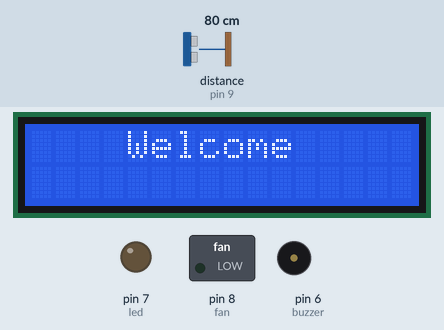
Bench run of a sketch on a simulated Arduino Uno, built with avr-gcc and run on an emulated ATmega328P. Parts: 16×2 character LCD, switched loads named in the sketch (green lamp = pin HIGH), output pins drawn as LEDs (lit = HIGH), buzzer (waves = sounding, pin HIGH). Wiring (inferred from the names in the program): ultrasonic range finder: trigger pin 10; echo pin 9. The test bench sets the inputs (shaded band); at power-on: distance to the obstacle (sensor on pin 9) 80 cm. The echo pulse lasts 58.3 µs per cm; pins used as bus, display or sensor lines are not drawn.

Above: at 0.1 s.
At 4.9 s:
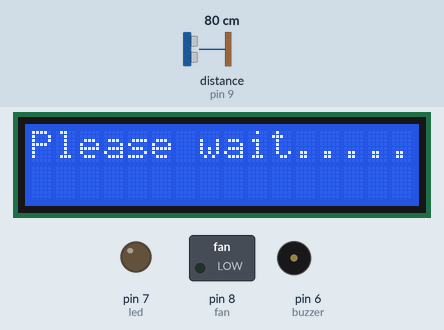
At 5.4 s:
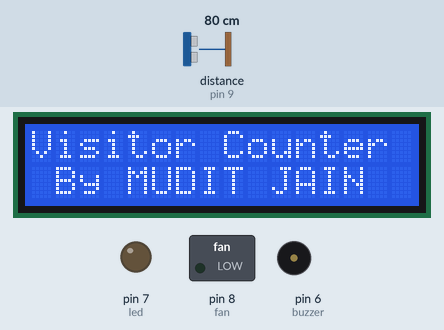
At 7.9 s:
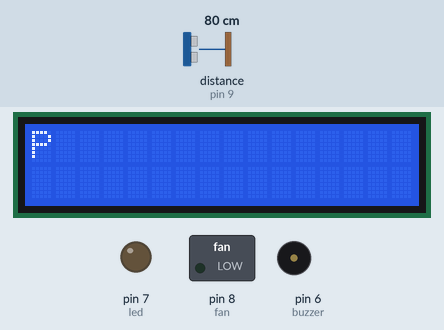
At 17.9 s:
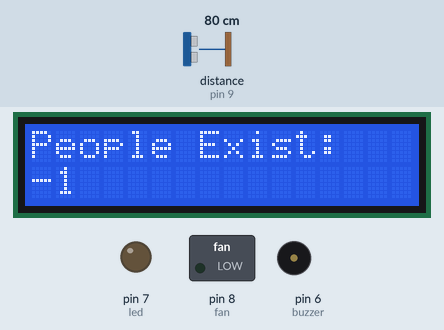
At 38.7 s:
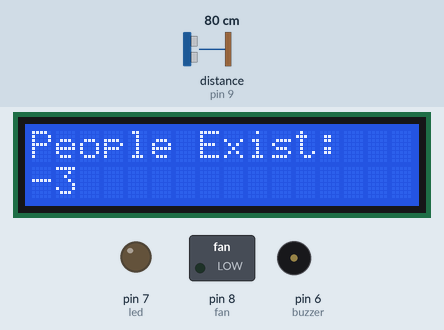

The sketch:

nal_visitor_counter_using_single_ultrasonic_sensor_with_lcd1.ino
```cpp
//Bi-Directional Visitor Counter Using Single Ultrasonic Sensor With LCD
int trig = 10;
int fan =8;
int echo = 9;
int led = 7;
int buzzer= 6;
int i=0;
#include <LiquidCrystal.h>
LiquidCrystal lcd(12, 11, 5, 4, 3, 2);

void setup()
{
   lcd.begin(16, 2);
  Serial.begin(9600);
  pinMode(trig,OUTPUT);
  pinMode(echo,INPUT);
  pinMode(led,7);
  pinMode(fan,8);
  pinMode(buzzer,OUTPUT);
  lcd.setCursor(4,0);
  lcd.print("Welcome");
  delay(2000);
  lcd.clear();
  lcd.setCursor(0,0);
  lcd.print("Please wait.");
  delay(200);
  lcd.setCursor(0,0);
  lcd.print("Please wait..");
  delay(200);
  lcd.setCursor(0,0);
  lcd.print("Please wait...");
  delay(200);
  lcd.setCursor(0,0);
  lcd.print("Please wait....");
  delay(200);
  lcd.setCursor(0,0);
  lcd.print("Please wait.....");
  delay(200);
  lcd.clear();
  lcd.setCursor(0,0);
  lcd.print("Please wait.");
  delay(200);
  lcd.setCursor(0,0);
  lcd.print("Please wait..");
  delay(200);
  lcd.setCursor(0,0);
  lcd.print("Please wait...");
  delay(200);
  lcd.setCursor(0,0);
  lcd.print("Please wait....");
  delay(200);
  lcd.setCursor(0,0);
  lcd.print("Please wait.....");
  delay(200);
  lcd.clear();
  lcd.setCursor(0,0);
  lcd.print("Please wait.");
  delay(200);
  lcd.setCursor(0,0);
  lcd.print("Please wait..");
  delay(200);
  lcd.setCursor(0,0);
  lcd.print("Please wait...");
  delay(200);
  lcd.setCursor(0,0);
  lcd.print("Please wait....");
  delay(200);
  lcd.setCursor(0,0);
  lcd.print("Please wait.....");
  delay(200);
  lcd.setCursor(0,0);
  lcd.print("Please wait.....");
  delay(200);
  lcd.clear();
  lcd.setCursor(0,0);
  lcd.print("Visitor Counter");
    lcd.setCursor(1,1);
  lcd.print("By MUDIT JAIN");
  delay(2500);
  lcd.clear();
}

void loop() {
  lcd.setCursor(0,0);
  lcd.print("P");
  digitalWrite(trig,LOW);
  delayMicroseconds(10);

  digitalWrite(trig,HIGH);
  delayMicroseconds(15);


  digitalWrite(trig,LOW);


  int a = pulseIn(echo,HIGH);


 int distance = a*0.034/2;


  if ( distance<40) //in
  {
  i=i+1;
    delay(10000);
     lcd.clear();
    lcd.setCursor(0,0);
  lcd.print("People visited:");
    lcd.setCursor(0,1);
  lcd.print(i);
    delay(400);

  }
  else if ( distance<80) //out
  {
  i=i-1;
    delay(10000);
     lcd.clear();
     lcd.setCursor(0,0);
  lcd.print("People Exist:");
    lcd.setCursor(0,1);
  lcd.print(i);
     delay(400);

  }

}

 
```

Measured:
- what the display in image 1 shows lasts 0.4 s, from 4.9 s to 5.3 s
- what the display in image 2 shows lasts 2.5 s, from 5.3 s to 7.8 s
- what the display in image 3 shows lasts 10.0 s, from 7.8 s to 17.8 s
- what the display in image 4 shows lasts 10.4 s, from 17.8 s to 28.2 s
